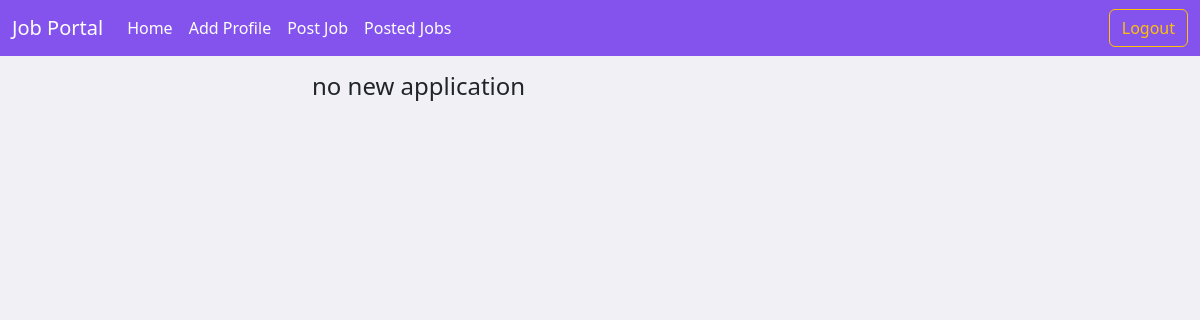
The page /employer/jobs/all/applications/2 (signed in) on the database as committed earlier.
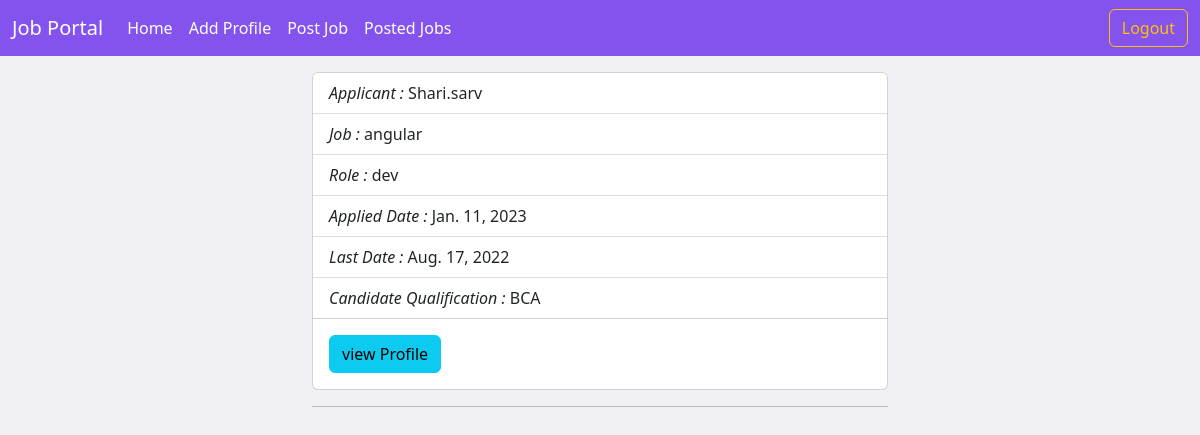
The same page on the database as committed later.
### employer/models.py (models this page shows)
class Applications(models.Model):
    applicant = models.ForeignKey(User, on_delete=models.CASCADE, related_name="applicants")
    job = models.ForeignKey(Jobs, on_delete=models.CASCADE, related_name="ajob")
    options = (
        ("applied", "applied"),
        ("rejected", "rejected"),
        ("pending", "pending"),
        ("cancelled", "cancelled"),
        ("accepted", "accepted")
    )
    status = models.CharField(max_length=20, choices=options, default="applied")
    date = models.DateField(auto_now_add=True)
    class Meta:
        unique_together = ("applicant", "job")

class Jobs(models.Model):
    posted_by = models.ForeignKey(User, on_delete=models.CASCADE, related_name="company")
    job_title = models.CharField(max_length=120)
    job_description = models.TextField()
    role = models.CharField(max_length=120)
    experience = models.PositiveIntegerField(default=0)
    location = models.CharField(max_length=120)
    salary = models.PositiveIntegerField()
    created_date = models.DateField(auto_now_add=True)
    last_date = models.DateField(null=True)
    qualification = models.CharField(max_length=120, null=True)
    def __str__(self):
        return self.job_title

### users/models.py (models this page shows, shortened)
class User(AbstractUser):
    phone = models.CharField(max_length=12)
    options = (
        ("employer", "employer"),
        ("candidate", "candidate")
    )
    role = models.CharField(max_length=12, choices=options, default="candidate")

### candidate/models.py (models this page shows)
class CandidateProfile(models.Model):
    user = models.OneToOneField(User, on_delete=models.CASCADE, related_name="candidates")
    profile_pic = models.ImageField(upload_to="profile")
    qualification = models.CharField(max_length=120)
    age = models.PositiveIntegerField(default=17)
    skills = models.CharField(max_length=120, null=True)
    cv = models.FileField(upload_to="cvs", null=True)

### employer/views.py (the view)
# urls.py: path("jobs/all/applications/<int:id>", views.ViewApplicationsView.as_view(), name="emp-viewappl"),
@method_decorator(signin_required, name="dispatch")
class ViewApplicationsView(ListView):
    model = Applications
    template_name = "emp-viewapplication.html"
    context_object_name = "vw_app"
    def get_queryset(self):
        return Applications.objects.filter(job=self.kwargs.get("id"), status="applied")

### employer/templates/emp-viewapplication.html
{%extends 'base_emp.html'%}
{%block body_block%}
<div class="container-fluid mt-3">
    <div class="row">
        <div class="col-3"></div>
        <div class="col-6">
            {%if vw_app%}
            {%for app in vw_app%}
            <div class="card" style="">
                <ul class="list-group list-group-flush">
                    <li class="list-group-item"><i>Applicant : </i>{{app.applicant}}</li>
                    <li class="list-group-item"><i>Job : </i>{{app.job}}</li>
                    <li class="list-group-item"><i>Role : </i>{{app.job.role}}</li>
                    <li class="list-group-item"><i>Applied Date : </i>{{app.date}}</li>
                    <li class="list-group-item"><i>Last Date : </i>{{app.job.last_date}}</li>
                    <li class="list-group-item"><i>Candidate Qualification : </i>{{app.applicant.candidates.qualification}}
                    </li>
                </ul>
                <div class="card-body">
                    <a href="{%url 'emp-apptprof' app.id%}" class="card-link btn btn-info">view Profile</a>
                </div>
            </div>
            <hr>
            {%endfor%}
            {%else%}
            <h4>no new application</h4>
            {%endif%}
        </div>
        <div class="col-3"></div>
    </div>
</div>
{%endblock%}

### employer/templates/base_emp.html (shortened to what this page needs)
<!DOCTYPE html>
{%load static%}
<html lang="en">
<head>
    <link href="https://cdn.jsdelivr.net/npm/bootstrap@5.2.0-beta1/dist/css/bootstrap.min.css" rel="stylesheet"
>
    <link rel="stylesheet" href="{% static 'css/style.css' %}">
</head>
<body>
<nav class="navbar navbar-expand-lg" style="background-color:#8453ed;">
    <div class="container-fluid">
        <a class="navbar-brand text-white" href="#">Job Portal</a>
        <div class="collapse navbar-collapse" id="navbarNavAltMarkup">
            <div class="navbar-nav me-auto mb-2 mb-lg-0">
                <a class="nav-link active text-white" aria-current="page" href="{%url 'emp-home'%}">Home</a>
                {%if request.user.employer%}
                <a class="nav-link text-white" href="{%url 'emp-profdetail'%}">Profile</a>
                {%else%}
                <a class="nav-link text-white" href="{%url 'emp-profile'%}">Add Profile</a>
                {%endif%}
                <a class="nav-link text-white" href="{%url 'emp-addjob'%}">Post Job</a>
                <a class="nav-link text-white" href="{%url 'emp-listjob'%}">Posted Jobs</a>
            </div>
            <div class="navbar-nav mr-auto mb-2 mb-lg-0">
                <a class="btn btn-outline-warning" href="{%url 'signout'%}">Logout</a>
            </div>
        </div>
    </div>
</nav>
{%block body_block%}
{%endblock%}
</body>
</html>

### users/static/css/style.css (style rules this page uses)
body { height:100vh; background-color:#f1f0f5; }

Rows that differ between the two databases and show on the page:
added Applications: applicant "Shari.sarv", job "angular", job.role "dev", date "Jan. 11, 2023", job.last_date "Aug. 17, 2022", applicant.candidates.qualification "BCA"
Other text that changed with them:
text no longer shown: "no new application"
